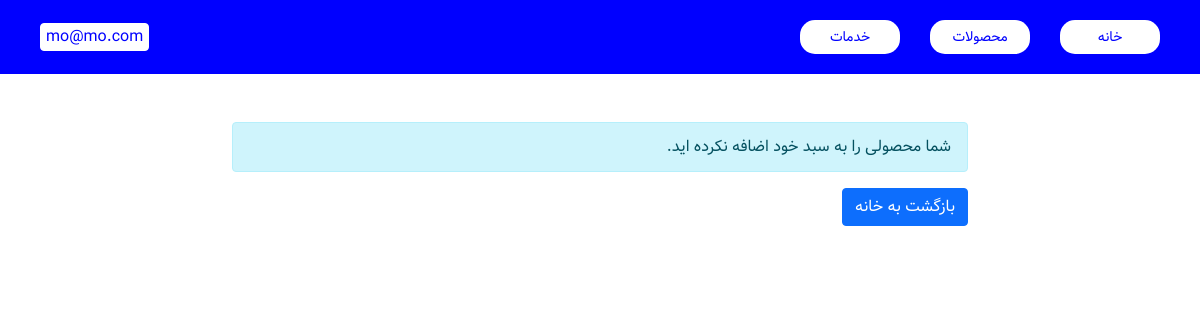
/cart/list/ (signed in), run on an earlier commit of the app's database.
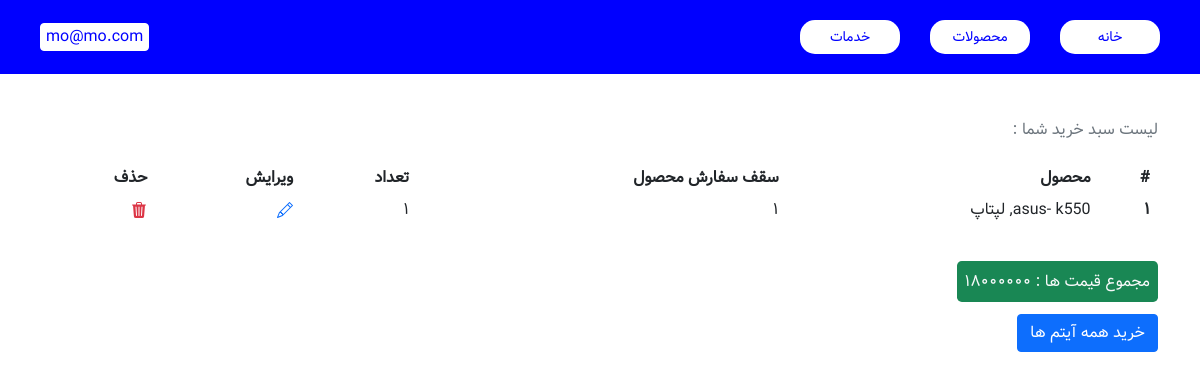
And on a later commit of the database.
### cart/models.py (models this page shows, shortened)
class CartItem(models.Model):
    product = models.ForeignKey(
        'products.Product',
        related_name="cart",
        on_delete=models.SET_NULL,
        null=True
    )
    quentity = models.SmallIntegerField(
        verbose_name=_('quentity'),
        default=1
    )
    order = models.ForeignKey(
        'orders.Order',
        related_name="items",
        on_delete=models.SET_NULL,
        null=True
    )
    created = models.DateTimeField(auto_now_add=True)
    updated = models.DateTimeField(auto_now=True)
    objects = CartManager()
    class Meta:
        verbose_name = _('cart item')
        verbose_name_plural = _('cart items')

### products/models.py (models this page shows, shortened)
class Product(models.Model):
    category = models.ForeignKey(
        Category,
        related_name='products',
        on_delete=models.SET_NULL,
        null=True,
        verbose_name=_("category")
    )
    name = models.CharField(_("name"), max_length=255)
    discription = models.TextField(_("discription"), max_length=2047)
    price = models.PositiveBigIntegerField(_("price"), null=True)
    quentity = models.IntegerField(_("quentity"), null=True)
    valid_order_number = models.PositiveSmallIntegerField(default=1)
    created = models.DateTimeField(_("created"), auto_now_add=True)
    updated = models.DateTimeField(_("updated"), auto_now=True)
    class Meta:
        verbose_name = _("product")
        verbose_name_plural = _("products")
    def __str__(self) -> str:
        return self.name + ', ' + self.category.name

class Category(models.Model):
    name = models.CharField(max_length=255)
    created = models.DateTimeField(auto_now_add=True)
    class Meta:
        verbose_name = _("category")
        verbose_name_plural = _("categories")

### cart/views.py (the view)
# urls.py: path("list/", views.ListCartItems.as_view(), name="cartlist"),
class ListCartItems(LoginRequiredMixin, generic.ListView):
    template_name = "cart/index.html"
    allow_empty: bool = True
    def get_queryset(self):
        user = self.request.user
        qs = CartItem.objects.for_user(user=user).select_related('product')
        return qs
    def get_context_data(self, **kwargs):
        data = super().get_context_data(**kwargs)
        user = self.request.user
        if PendingOrder.objects.filter(user=user).exists():
            order = PendingOrder.objects.filter(user=user).order_by("-created").first()
            data["total_price"] = order.total_price()
        return data

### cart/models.py (called while the page is built)
    def for_user(self, user):
        pending_query = Q(order__status=OrderStatus.Pending)
        user_query = Q(order__user = user)
        qs = super().get_queryset().filter(
            pending_query & user_query
        )
        return qs

### cart/templatetags/persian.py (called while the page is built)
def get_persian_number(value):
    numbers = {
        "1": "۱",
        "2": "۲",
        "3": "۳",
        "4": "۴",
        "5": "۵",
        "6": "۶",
        "7": "۷",
        "8": "۸",
        "9": "۹",
        "0": "۰"
    }
    value_string = str(value)
    for number, value in numbers.items():
        value_string = value_string.replace(number, value)
    return value_string

### orders/models.py (called while the page is built)
    def total_price(self):
        price = self.items.aggregate(total_cost=Sum("product__price") * F("quentity"))
        return price.get("total_cost")

    def get_queryset(self):
        return super().get_queryset().filter(status = OrderStatus.Pending)

### cart/templates/cart/index.html (shortened to what this page needs)
{% extends 'base.html' %}
{% load static %}
{% block style_link %}
    <link rel="stylesheet" href="{% static 'assets/css/navbar/navbar.css' %}">
{% endblock style_link %}
{% block navbar %}
    {% include 'partials/navbar/navbar.html' %}
{% endblock navbar %}
{% block body %}
    {% include 'cart/body.html' %}
{% endblock body %}

### cart/templates/cart/body.html (shortened to what this page needs)
{% load persian %}
<div class="container mt-5" id="cart-container">
    {% if total_price %}
    <table class="table caption-top">
      <caption class="mb-4">لیست سبد خرید شما :</caption>
      <thead>
        <tr>
          <th scope="col">#</th>
          <th scope="col">محصول</th>
          <th scope="col">سقف سفارش محصول</th>
          <th scope="col">تعداد</th>
          <th scope="col">ویرایش</th>
          <th scope="col">حذف</th>
        </tr>
      </thead>
      <tbody class="">
        {% for item in object_list %}
        <tr data-index="{{item.id}}" id="cart-record-{{item.id}}">
              <th scope="row">{{forloop.counter | get_persian_number}}</th>
              <td>{{item.product}}</td>
              <td>{{item.product.valid_order_number | get_persian_number}}</td>
              <td class="quentity">
                  <span class="quentity__value" id="quentity-value-{{item.id}}">{{item.quentity | get_persian_number}}</span>
              </td>
              <td class="save-col">
                  <span class="text-primary edit-button">
                  </span>
              </td>
              <td>
                  <span class="text-danger remove-button" data-bs-toggle="modal" data-bs-target="#exampleModal">
                  </span>
              </td>
          </tr>
        {% endfor %}
      </tbody>
  </table>
  <div class="mb-4 mt-5">
    <span href="" class="text-light bg-success p-2 rounded-3">مجموع قیمت ها : {{total_price | get_persian_number}}</span>
  </div>
  <div class="">
    <a class="btn btn-primary" href="{% url 'pay:verify_pay' %}">خرید همه آیتم ها</a>
  </div>
    {% else %}
    <div class="row justify-content-center">
      <div class="col-md-8">
        <p class="alert alert-info">شما محصولی را به سبد خود اضافه نکرده اید.</p>
        <a class="btn btn-primary" href="{% url 'home:home' %}">بازگشت به خانه</a>
      </div>
    </div>
    {% endif %}
</div>

What changed in the data, as far as the page shows it:
added CartItem: product "asus- k550, لپتاپ", product.valid_order_number|get_persian_number "۱", quentity|get_persian_number "۱"
Also different on the page:
{{ total_price | get_persian_number }}: (not shown) → "۱۸۰۰۰۰۰۰"
text no longer shown: "شما محصولی را به سبد خود اضافه نکرده اید. بازگشت به خانه"
text now shown: "لیست سبد خرید شما : # محصول سقف سفارش محصول تعداد ویرایش حذف مجموع قیمت ها : خرید همه آیتم ها"
